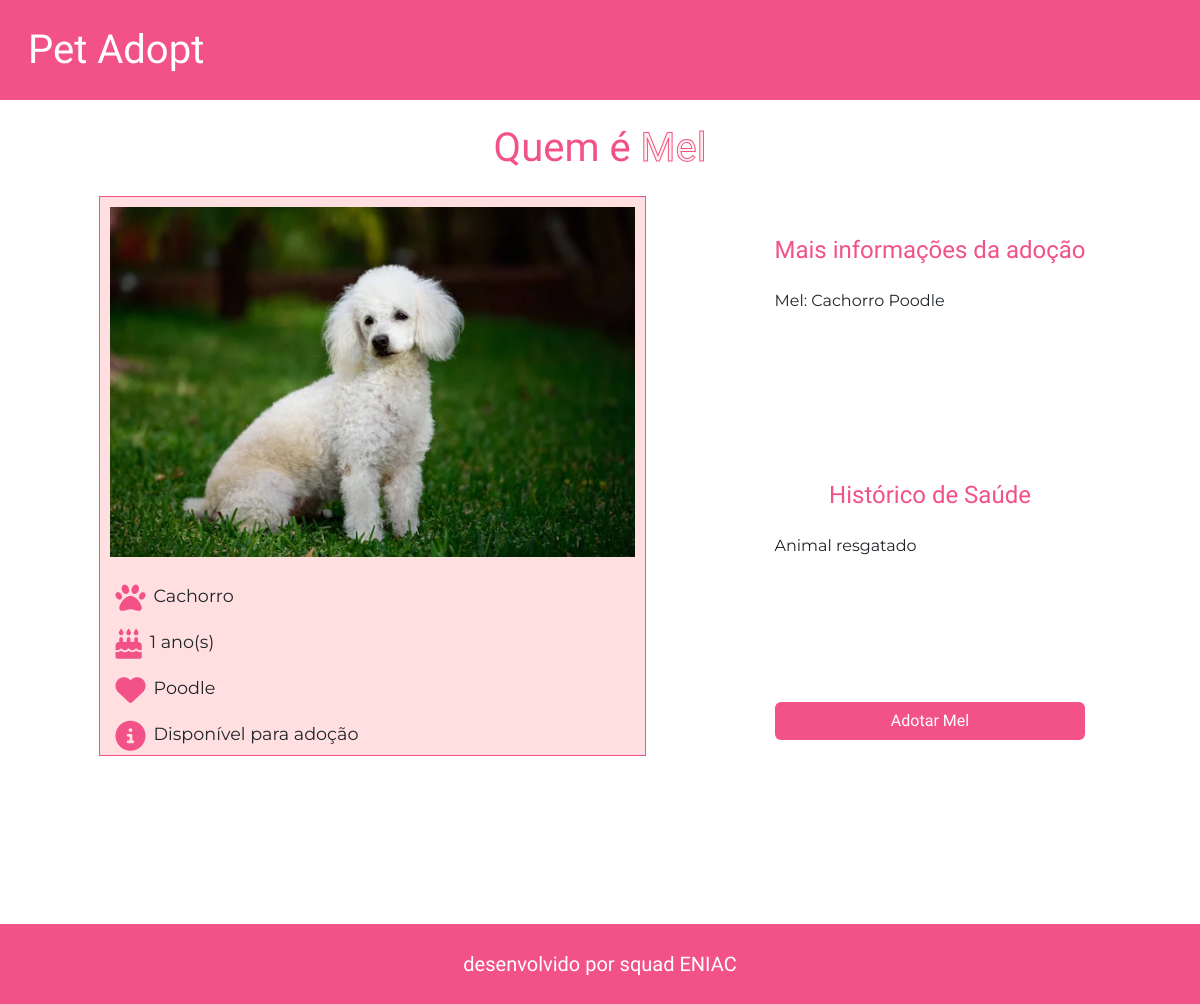
The page /animal/2/ on the database its author committed.
### shelter/models.py (models this page shows, shortened)
class Animal(models.Model):
    name = models.CharField(max_length=30)
    species = models.CharField(max_length=30)
    age = models.IntegerField()
    breed = models.CharField(max_length=30)
    enabled = models.BooleanField(default=True)
    health_history = models.TextField()
    image = models.ImageField(upload_to='animals/', null=True, blank=True)
    description = models.TextField(null=True, blank=True)
    is_available = models.BooleanField(default=True)
    class Meta:
        verbose_name = 'Animal'
        verbose_name_plural = 'Animals'
        ordering = ['name']

### shelter/views.py (the view)
# urls.py: path('animal/<int:pk>/', AnimalDetailView.as_view(), name='animal_detail'),
class AnimalDetailView(DetailView):
    model = Animal
    template_name = 'animal_detail.html'
    context_object_name = 'animal'
    def get_context_data(self, **kwargs):
        context = super().get_context_data(**kwargs)
        animal = self.get_object()
        last_adoption = Adoption.objects.filter(animal_name=animal.name).last()
        if last_adoption:
            context['adoption_status'] = last_adoption.status
        else:
            context['adoption_status'] = None
        return context

### shelter/templates/animal_detail.html
{% extends 'layout.html' %}
{% load static %}
{% block content %}
<div class="container">
    <div class="title">
        <h1>Quem é <span class="animal-name">{{animal.name}}</span></h1>
    </div>
    <div class="d-flex animal-detail">
        <div class="left-bar">
            <div class="card-img d-flex justify-content-center">
                <img class="card-img-detail-custom" src="{{ animal.image.url }}" alt="{{ animal.name }}">
            </div>
            <div class="card-body-detail-custom d-flex flex-column">
                <p class="card-text-detail-custom d-flex">
                    <i class="fa-solid fa-paw"></i>
                    {{ animal.species }}
                </p>
                <p class="card-text-detail-custom d-flex">
                    <i class="fa-solid fa-cake-candles"></i>
                    {{ animal.age }} ano(s)
                </p>
                <p class="card-text-detail-custom d-flex">
                    <i class="fa-solid fa-heart"></i>
                    {{ animal.breed }}
                </p>
                <p class="card-text-detail-custom d-flex">
                    <i class="fa-solid fa-circle-info"></i>
                    {% if adoption_status == 'Under Review' %}
                    Animal em processo de adoção
                    {% else %}
                    Disponível para adoção
                    {% endif %}
                </p>
            </div>
        </div>
        <div class="right-bar d-flex flex-column justify-content-between">
            <div class="info-adoption">
                <div class="title title-detail-custom">
                    <h3>Mais informações da adoção</h3>
                </div>
                <div class="description">
                    {{ animal.description }}
                </div>
            </div>
            <div class="info-health">
                <div class="title title-detail-custom">
                    <h3>Histórico de Saúde</h3>
                </div>
                <div class="description">
                    {{ animal.health_history }}
                </div>
            </div>
            <div class="btn-detail-adoption">
                {% if adoption_status == 'Under Review' %}
                {% else %}
                    <a href="{% url 'adoption_request' animal.id %}" class="btn btn-custom btn-detail-custom">Adotar {{ animal.name }}</a>
                {% endif %}
            </div>
        </div>
    </div>
</div>
{% endblock %}

### shelter/static/shelter/custom-index.css (style rules this page uses)
body { height: 100vh; }
.fa-solid { color: #F25287; font-size: 30px; }

### shelter/static/shelter/custom-animal_list.css (style rules this page uses)
.title { text-align: center; color: #F25287; margin: 24px 0; }
.title h1 { font-family: "Protest Strike"; }
.title h3 { font-family: "Montserrat", serif; color: black; font-weight: 300; font-size: 24px; }
.btn-custom { background-color: #F25287; font-family: 'Protest Strike'; color: white; transition: background-color 0.3s ease, transform 0.3s ease; }

### shelter/static/shelter/custom-adoption_form.css (style rules this page uses)
.container { height: 100%; }

### shelter/static/shelter/custom-animal_detail.css (style rules this page uses)
.animal-name { color: #FFEFEF; -webkit-text-stroke-width: 1px; -webkit-text-stroke-color: #F25287; }
.animal-detail { flex-direction: row; justify-content: space-around; height: 70%; }
.left-bar { border: 1px solid #F25287; background-color: #FFDFDF; }
.right-bar { padding: 1rem; }
.card-body-detail-custom { margin-top: 1rem; }
.card-text-detail-custom { gap: 1rem; margin-left: 1rem; font-family: 'Montserrat'; }
.card-img-detail-custom { margin: 10px; max-height: 350px; }
.card-text-detail-custom { font-size: 1.1rem; gap: 0.5rem; }
.title-detail-custom h3 { font-family: "Protest Strike"; color: #F25287; }
.btn-detail-adoption, .btn-detail-custom { width: 100%; }
.description { font-family: 'Montserrat'; }

### rows shown on the page
Animal: name "Mel", image (picture), species "Cachorro", age "1", breed "Poodle", description "Mel: Cachorro Poodle", health_history "Animal resgatado"
